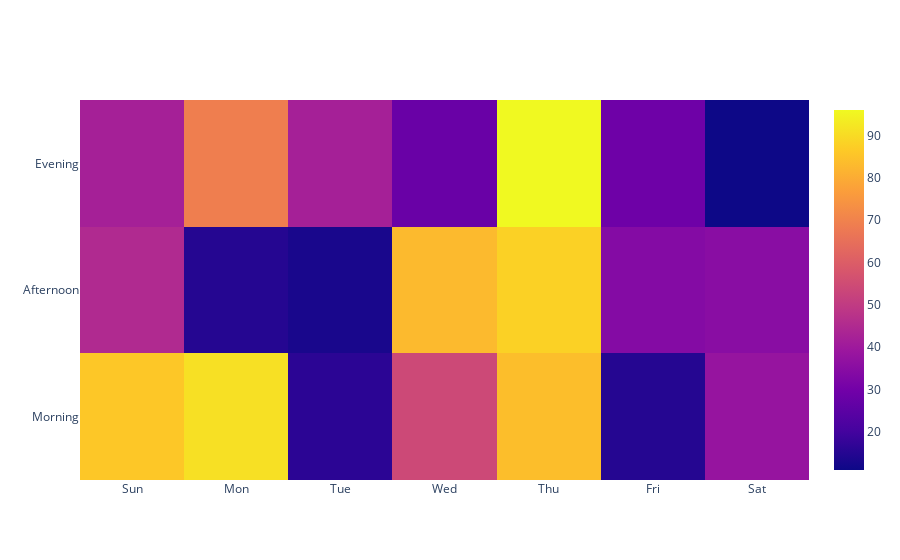

Notebook cell for this chart:
### Code cell
w = ['Sun', 'Mon', 'Tue', 'Wed', 'Thu', 'Fri', 'Sat']
t = ['Morning', 'Afternoon', 'Evening']
n = np.random.randint(1, 100, size=(3, 7))

fig = go.Figure(data=go.Heatmap(x=w, y=t, z=n))
fig.show()

### Figure 1 — Plotly figure (JSON) as saved in the notebook; plotly's stock layout.template omitted (floating-point values rounded to 4 significant figures)
{"data": [{"type": "heatmap", "x": ["Sun", "Mon", "Tue", "Wed", "Thu", "Fri", "Sat"], "y": ["Morning", "Afternoon", "Evening"], "z": [[86, 91, 16, 54, 84, 15, 38], [45, 15, 13, 83, 88, 34, 35], [42, 69, 42, 28, 96, 29, 11]]}], "layout": {}}
